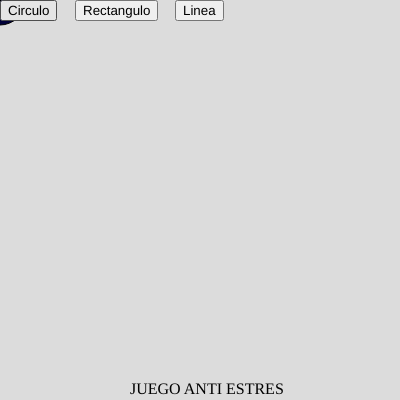
Frame 1 (no input)
Frame 60 (no input): identical to frame 1, image omitted
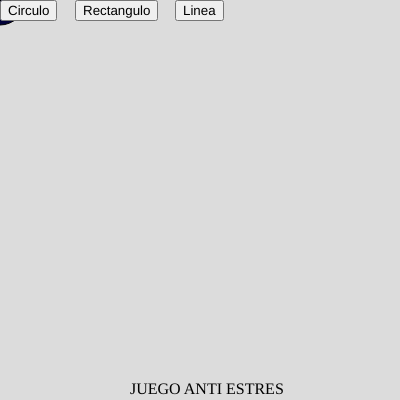
Frame 120 (the mouse pressed at the canvas centre since frame 60)

The p5.js sketch that drew these frames (run headless with seeded random() and noise() and a simulated clock; from frame 60 on, the mouse is pressed at the canvas centre):

// p5.js sketch
// ── sketch.js
class Figura {
  //CONSTRUCTOR
    constructor(x, y, altura, base) {
    this.posicion = createVector(x,y);
    this.altura = altura;
    this.base = base;
    this.fillred = 0;
    this.fillgreen = 0;
    this.fillblue = 57; 
  }
       
  
}



class Rectangulo extends Figura
{
  constructor(x, y, altura, base) 
  {
     super(x, y, altura, base)
  }
  
  draw()
  {    
   fill(this.fillred,this.fillgreen,this.fillblue); 
    rect(this.posicion.x,this.posicion.y,this.altura,this.base);
    
  }
}
class Triangulo extends Figura
{
  constructor(x, y, altura, base) 
  {
     super(x, y, altura, base)
  }
  
  draw()
  {    
   fill(this.fillred,this.fillgreen,this.fillblue); 
    triangle(this.posicion.x,this.posicion.y,this.altura,this.base);
    
  }
}

class Elipse extends Figura 
{
  constructor(x, y, altura, base) 
  {
     super(x, y, altura, base)
  }
  
  draw()
  {
   fill(this.fillred,this.fillgreen,this.fillblue); 
    ellipse(this.posicion.x,this.posicion.y,this.altura,this.base);
  }
}



var figuras =[];
var dibujando = 'circulo'
var btnCirculo =  null;
var btnRectangulo = null;
var btnTriangulo=null;
var titulo=null;

function setup() {
  createCanvas(400, 400);
   // Titulo
  titulo = createDiv("JUEGO ANTI ESTRES");
  titulo.position(130,380);
  titulo.style('color', 'black');
  //BOTON CIRCULO
  btnCirculo  = createButton ('Circulo')
  btnCirculo .position(0,0);
  btnCirculo .mousePressed(changeCirculo);
  //BOTON  RECTANGULO
  btnRectangulo = createButton ('Rectangulo')
  btnRectangulo.position(75,0);
  btnRectangulo.mousePressed(changeRectangulo);
  //BOTON TRIANGULO
  btnTriangulo = createButton ('Linea')
  btnTriangulo.position(175,0);
  btnTriangulo.mousePressed(changeTriangulo);
  
  
  figuras.push(new Rectangulo (0,0,20,20));
  figuras.push(new Elipse (0,0,50,50));
  figuras.push(new Triangulo(0,0,20,20))
}

//SOMBREADO DE CIRCULO
function changeCirculo ()
{
  btnCirculo.style('backgroud-color','#cccccc');
  btnRectangulo.style('backgroud-color','#f0f0f0');
    btnTriangulo.style('backgroud-color','#f0f0f0');
  dibujando = 'circulo';
}
//SOBREADO DE RECTANGULO
function changeRectangulo ()
{
   btnRectangulo.style('backgroud-color','#cccccc');
  btnCirculo.style('backgroud-color','#f0f0f0');
    btnTriangulo.style('backgroud-color','#f0f0f0');

  dibujando = 'rectangulo';
}
function changeTriangulo ()
{
   btnTriangulo.style('backgroud-color','#cccccc');
  btnCirculo.style('backgroud-color','#f0f0f0');
  btnRectangulo.style('backgroud-color','#f0f0f0');
  dibujando = 'triangulo';
}

function draw() {
  background(220);
 
  figuras.forEach(function(value, index, array) {
  value.draw();

    
    
 
});

}


function mouseClicked() {
  // SE DIBUJA LA FIGURA SELECCIONADA
  if(mouseY > 25)
    {
      //SE DIBUJA UN CIRCULO
        if(dibujando == 'circulo') 
    figuras.push(new Elipse (mouseX,mouseY,20,20,3,1));
  //SE DIBUJA UN RECTANGULO(CUADRADO)
 else if (dibujando == 'rectangulo') 
  figuras.push(new Rectangulo (mouseX,mouseY,20,20,2,1));
      //SE DIBUJA UN TRIANGULO
      else if(dibujando=="triangulo")
        figuras.push(new Triangulo(mouseX,mouseY,mouseY,mouseX,mouseX,mouseY));
   
    }


  return false;
 
}
